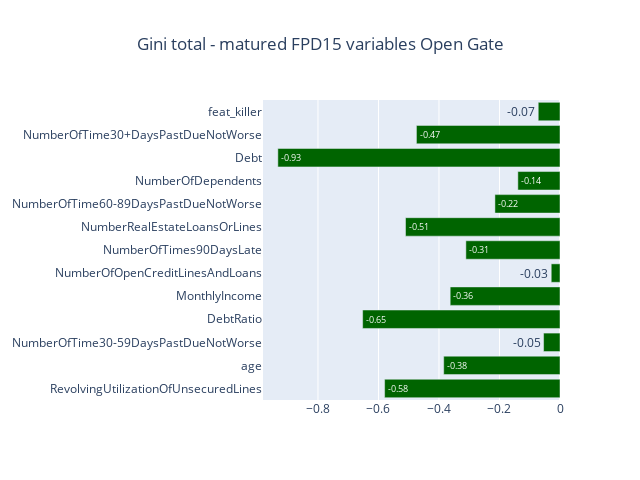

The cell this chart's notebook holds for it:
### Code cell
fig_gini_vars2

### Figure 1 — Plotly figure (JSON) as saved in the notebook; plotly's stock layout.template omitted (floating-point values rounded to 4 significant figures)
{"data": [{"marker": {"color": ["darkgreen", "darkgreen", "darkgreen", "darkgreen", "darkgreen", "darkgreen", "darkgreen", "darkgreen", "darkgreen", "darkgreen", "darkgreen", "darkgreen", "darkgreen"]}, "orientation": "h", "text": [-0.58, -0.38, -0.05, -0.65, -0.36, -0.03, -0.31, -0.51, -0.22, -0.14, -0.93, -0.47, -0.07], "textposition": "auto", "type": "bar", "x": [-0.5798, -0.3844, -0.05431, -0.6524, -0.363, -0.029, -0.3111, -0.5106, -0.2151, -0.1393, -0.9326, -0.4745, -0.07191], "y": ["RevolvingUtilizationOfUnsecuredLines", "age", "NumberOfTime30-59DaysPastDueNotWorse", "DebtRatio", "MonthlyIncome", "NumberOfOpenCreditLinesAndLoans", "NumberOfTimes90DaysLate", "NumberRealEstateLoansOrLines", "NumberOfTime60-89DaysPastDueNotWorse", "NumberOfDependents", "Debt", "NumberOfTime30+DaysPastDueNotWorse", "feat_killer"]}], "layout": {"height": 480, "title": {"text": "Gini total - matured FPD15 variables Open Gate", "x": 0.5}, "width": 640}}
